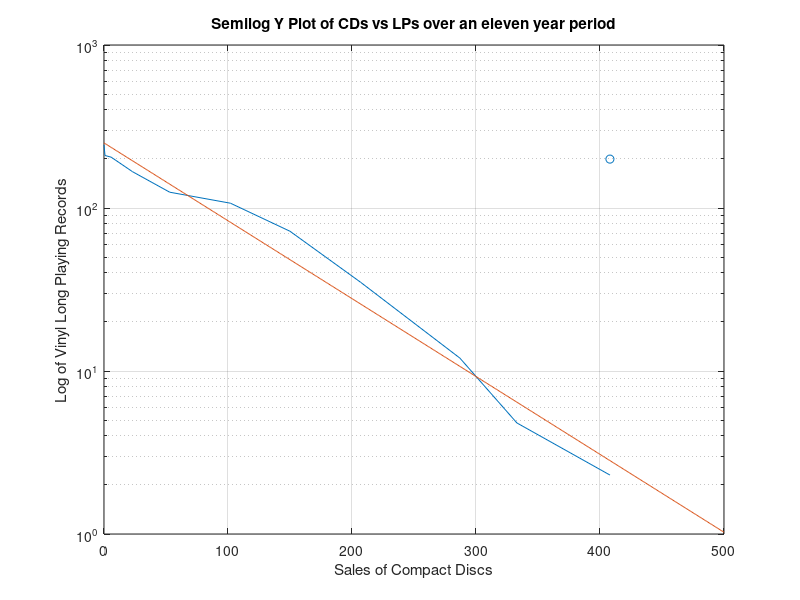

This chart was generated by the following MATLAB code:
% year =[0 1 2 3 4 5 6 7 8 9 10]; 
CDs = [0 0.8 5.8 23 53 102 150 207 287 333 408];
LPs = [244 210 205 167 125 107 72 35 12 4.8 2.3];
logLPs = log(LPs);
logLPs = transpose(logLPs);
X = [1 1 1 1 1 1 1 1 1 1 1; 0 0.8 5.8 23 53 102 150 207 287 333 408];
X = transpose (X);
Xt = transpose (X);
G = Xt*X;
a = inv(Xt*X) * Xt * logLPs;
C = 800;
LP = exp(5.525) * (exp(-0.0110))^800;
disp(LP)
figure
semilogy(CDs,LPs)

hold on
scatter(CDs,LPs)
box on
grid on

xlabel('Sales of Compact Discs')
ylabel('Log of Vinyl Long Playing Records')
title ('Semilog Y Plot of CDs vs LPs over an eleven year period')

x = linspace (0,500,500);
y = 5.528 + x * (-0.0110);
y1 = exp(5.525) * (exp(-0.0110)).^x;

plot(x,y1)
hold off

